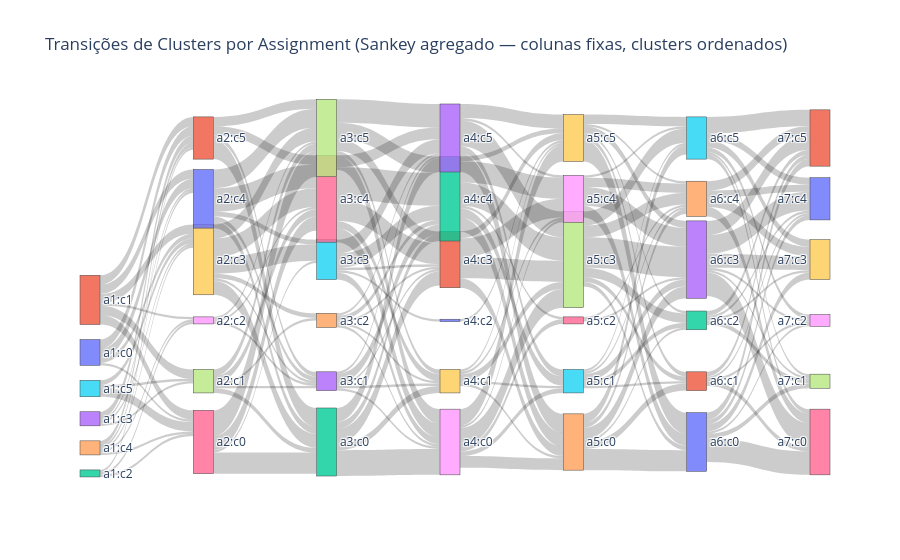

Here is the notebook cell this chart was saved with:
### Markdown cell above
## 4) Sankey agregado de transições (colunas fixas e clusters ordenados)

### Code cell
# =======================
# 4) Sankey agregado de transições (colunas fixas e clusters ordenados)
# =======================
from collections import Counter
import numpy as np
import pandas as pd

topic_index = {t:i for i,t in enumerate(TOPIC_ORDER)}

edge_counts = Counter()
for uid, row in traj.iterrows():
    seq = row.values.tolist()
    for i in range(len(TOPIC_ORDER)-1):
        c_from, c_to = seq[i], seq[i+1]
        if pd.notna(c_from) and pd.notna(c_to):
            t_from = TOPIC_ORDER[i]
            t_to   = TOPIC_ORDER[i+1]
            edge_counts[(t_from, int(c_from), t_to, int(c_to))] += 1

if not edge_counts:
    print("Sem transições válidas para construir Sankey.")
else:
    clusters_by_topic = {t:set() for t in TOPIC_ORDER}
    for (t_from, c_from, t_to, c_to), v in edge_counts.items():
        clusters_by_topic[t_from].add(c_from)
        clusters_by_topic[t_to].add(c_to)

    nodes = {}
    labels = []
    node_x, node_y = [], []

    for t in TOPIC_ORDER:
        clusts = sorted(clusters_by_topic[t])
        m = max(len(clusts), 1)
        ys = np.linspace(0.9, 0.1, m)  # invertido: c0 no topo
        x_pos = 0.0 if len(TOPIC_ORDER)==1 else topic_index[t] / (len(TOPIC_ORDER)-1)
        for i_c, c in enumerate(clusts):
            nodes[(t,c)] = len(nodes)
            labels.append(f"{t}:c{c}")
            node_x.append(x_pos)
            node_y.append(ys[i_c])

    sources, targets, values = [], [], []
    for (t_from, c_from, t_to, c_to), v in edge_counts.items():
        s = nodes[(t_from, c_from)]
        t = nodes[(t_to, c_to)]
        sources.append(s)
        targets.append(t)
        values.append(int(v))

    fig = go.Figure(data=[go.Sankey(
        arrangement="fixed",
        node=dict(label=labels, pad=15, thickness=20, x=node_x, y=node_y),
        link=dict(source=sources, target=targets, value=values,
                  hovertemplate="de %{source.label} → %{target.label}<br>contagem: %{value}<extra></extra>")
    )])
    fig.update_layout(title_text="Transições de Clusters por Assignment (Sankey agregado — colunas fixas, clusters ordenados)")
    fig.show()

### Figure 1 — Plotly figure (JSON) as saved in the notebook; plotly's stock layout.template omitted (floating-point values rounded to 4 significant figures; data arrays with more than 128 entries replaced by an {"elided": "..."} marker saying what was removed)
{"data": [{"arrangement": "fixed", "link": {"hovertemplate": "de %{source.label} → %{target.label}<br>contagem: %{value}<extra></extra>", "source": {"elided": "168 int values"}, "target": {"elided": "168 int values"}, "value": {"elided": "168 int values"}}, "node": {"label": ["a1:c0", "a1:c1", "a1:c2", "a1:c3", "a1:c4", "a1:c5", "a2:c0", "a2:c1", "a2:c2", "a2:c3", "a2:c4", "a2:c5", "a3:c0", "a3:c1", "a3:c2", "a3:c3", "a3:c4", "a3:c5", "a4:c0", "a4:c1", "a4:c2", "a4:c3", "a4:c4", "a4:c5", "a5:c0", "a5:c1", "a5:c2", "a5:c3", "a5:c4", "a5:c5", "a6:c0", "a6:c1", "a6:c2", "a6:c3", "a6:c4", "a6:c5", "a7:c0", "a7:c1", "a7:c2", "a7:c3", "a7:c4", "a7:c5"], "pad": 15, "thickness": 20, "x": [0, 0, 0, 0, 0, 0, 0.1667, 0.1667, 0.1667, 0.1667, 0.1667, 0.1667, 0.3333, 0.3333, 0.3333, 0.3333, 0.3333, 0.3333, 0.5, 0.5, 0.5, 0.5, 0.5, 0.5, 0.6667, 0.6667, 0.6667, 0.6667, 0.6667, 0.6667, 0.8333, 0.8333, 0.8333, 0.8333, 0.8333, 0.8333, 1, 1, 1, 1, 1, 1], "y": [0.9, 0.74, 0.58, 0.42, 0.26, 0.1, 0.9, 0.74, 0.58, 0.42, 0.26, 0.1, 0.9, 0.74, 0.58, 0.42, 0.26, 0.1, 0.9, 0.74, 0.58, 0.42, 0.26, 0.1, 0.9, 0.74, 0.58, 0.42, 0.26, 0.1, 0.9, 0.74, 0.58, 0.42, 0.26, 0.1, 0.9, 0.74, 0.58, 0.42, 0.26, 0.1]}, "type": "sankey"}], "layout": {"title": {"text": "Transições de Clusters por Assignment (Sankey agregado — colunas fixas, clusters ordenados)"}}}
